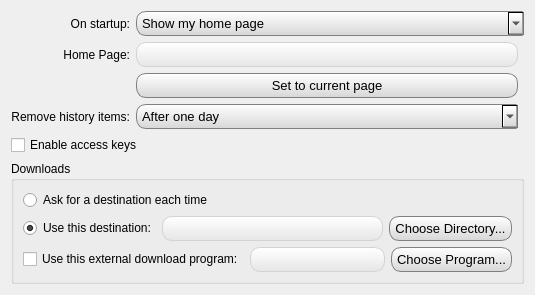
     <widget class="QWidget" name="tab_1">
      <attribute name="title">
       <string>General</string>
      </attribute>
      <layout class="QGridLayout" name="gridLayout_4">
       <item row="0" column="0">
        <widget class="QLabel" name="label_7">
         <property name="text">
          <string>On startup:</string>
         </property>
         <property name="alignment">
          <set>Qt::AlignRight|Qt::AlignTrailing|Qt::AlignVCenter</set>
         </property>
        </widget>
       </item>
       <item row="1" column="0">
        <widget class="QLabel" name="label_3">
         <property name="text">
          <string>Home Page:</string>
         </property>
         <property name="alignment">
          <set>Qt::AlignRight|Qt::AlignTrailing|Qt::AlignVCenter</set>
         </property>
        </widget>
       </item>
       <item row="1" column="1">
        <widget class="QLineEdit" name="homeLineEdit">
         <property name="layoutDirection">
          <enum>Qt::LeftToRight</enum>
         </property>
         <property name="styleSheet">
          <string notr="true">QLineEdit {
    border: 1px solid lightgrey;
    padding-left: 5px;
    padding-right: 5px;
    padding-top: 0px;
    padding-bottom: 0px;
    font-size: 13px;
    border-radius: 2px;
    border-top-left-radius: 10px;
    border-top-right-radius: 10px;
    border-bottom-left-radius: 10px;
    border-bottom-right-radius: 10px;
    min-width: 75px;
    min-height: 23px;
    background: qlineargradient(x1: 0, y1: 0, x2: 0, y2: 1,stop: 0 white, stop: 1.0 rgb(230, 230, 230));
}

QLineEdit:hover {
    background: qlineargradient(x1: 0, y1: 0, x2: 0, y2: 1,stop: 0 white, stop: 1.0 rgb(240, 240, 240));
}

QLineEdit:pressed { 
    background:white;
}</string>
         </property>
        </widget>
       </item>
       <item row="2" column="1">
        <widget class="QPushButton" name="setHomeToCurrentPageButton">
         <property name="styleSheet">
          <string notr="true">QPushButton {
    border: 1px solid grey;
    padding-left: 5px;
    padding-right: 5px;
    padding-top: 0px;
    padding-bottom: 0px;
    font-size: 13px;
    border-radius: 2px;
    border-top-left-radius: 10px;
    border-top-right-radius: 10px;
    border-bottom-left-radius: 10px;
    border-bottom-right-radius: 10px;
    min-width: 75px;
    min-height: 23px;
    background: qlineargradient(x1: 0, y1: 0, x2: 0, y2: 1,stop: 0 white, stop: 1.0 rgb(215, 215, 215));
}

QPushButton:hover {
                                background: qlineargradient(x1: 0, y1: 0, x2: 0, y2: 1,
                                                            stop: 0 white,
                                                            stop: 0.49 rgb(210, 210, 210),
                                                            stop: .5 rgb(200, 200, 200),
                                                            stop: 1.0 rgb(180, 180, 180));
}

QPushButton:pressed { 
    background: qlineargradient(x1: 0, y1: 0, x2: 0, y2: 1,stop: 0 rgb(155, 155, 155), stop: 1.0 rgb(215, 215, 215));
}</string>
         </property>
         <property name="text">
          <string>Set to current page</string>
         </property>
        </widget>
       </item>
       <item row="3" column="0">
        <widget class="QLabel" name="label_4">
         <property name="text">
          <string>Remove history items:</string>
         </property>
         <property name="alignment">
          <set>Qt::AlignRight|Qt::AlignTrailing|Qt::AlignVCenter</set>
         </property>
        </widget>
       </item>
       <item row="3" column="1">
        <widget class="QComboBox" name="expireHistory">
         <property name="styleSheet">
          <string notr="true">QComboBox {
    border: 1px solid grey;
    border-right: none;
    padding-left: 5px;
    padding-right: 5px;
    padding-top: 0px;
    padding-bottom: 0px;
    font-size: 13px;
    border-radius: 2px;
    border-top-left-radius: 10px;
    border-bottom-left-radius: 10px;
    min-width: 75px;
    min-height: 23px;
    background: qlineargradient(x1: 0, y1: 0, x2: 0, y2: 1,stop: 0 white, stop: 1.0 rgb(215, 215, 215));
}

QComboBox:hover {
                                background: qlineargradient(x1: 0, y1: 0, x2: 0, y2: 1,
                                                            stop: 0 white,
                                                            stop: 0.49 rgb(210, 210, 210),
                                                            stop: .5 rgb(200, 200, 200),
                                                            stop: 1.0 rgb(180, 180, 180));
}

QComboBox:pressed { 
    background: qlineargradient(x1: 0, y1: 0, x2: 0, y2: 1,stop: 0 rgb(155, 155, 155), stop: 1.0 rgb(215, 215, 215));
}</string>
         </property>
         <item>
          <property name="text">
           <string>After one day</string>
          </property>
         </item>
         <item>
          <property name="text">
           <string>After one week</string>
          </property>
         </item>
         <item>
          <property name="text">
           <string>After two weeks</string>
          </property>
         </item>
         <item>
          <property name="text">
           <string>After one month</string>
          </property>
         </item>
         <item>
          <property name="text">
           <string>After one year</string>
          </property>
         </item>
         <item>
          <property name="text">
           <string>Manually</string>
          </property>
         </item>
         <item>
          <property name="text">
           <string>On application exit</string>
          </property>
         </item>
        </widget>
       </item>
       <item row="4" column="0" colspan="3">
        <widget class="QCheckBox" name="enableAccessKeys">
         <property name="text">
          <string>Enable access keys</string>
         </property>
        </widget>
       </item>
       <item row="5" column="0" colspan="3">
        <widget class="QGroupBox" name="groupBox_2">
         <property name="title">
          <string>Downloads</string>
         </property>
         <layout class="QVBoxLayout" name="verticalLayout_2">
          <item>
           <widget class="QRadioButton" name="downloadAsk">
            <property name="text">
             <string>Ask for a destination each time</string>
            </property>
           </widget>
          </item>
          <item>
           <layout class="QHBoxLayout" name="horizontalLayout">
            <item>
             <widget class="QRadioButton" name="downloadDestination">
              <property name="text">
               <string>Use this destination:</string>
              </property>
              <property name="checked">
               <bool>true</bool>
              </property>
             </widget>
            </item>
            <item>
             <widget class="QLineEdit" name="downloadsLocation">
              <property name="layoutDirection">
               <enum>Qt::LeftToRight</enum>
              </property>
              <property name="styleSheet">
               <string notr="true">QLineEdit {
    border: 1px solid lightgrey;
    padding-left: 5px;
    padding-right: 5px;
    padding-top: 0px;
    padding-bottom: 0px;
    font-size: 13px;
    border-radius: 2px;
    border-top-left-radius: 10px;
    border-top-right-radius: 10px;
    border-bottom-left-radius: 10px;
    border-bottom-right-radius: 10px;
    min-width: 75px;
    min-height: 23px;
    background: qlineargradient(x1: 0, y1: 0, x2: 0, y2: 1,stop: 0 white, stop: 1.0 rgb(230, 230, 230));
}

QLineEdit:hover {
    background: qlineargradient(x1: 0, y1: 0, x2: 0, y2: 1,stop: 0 white, stop: 1.0 rgb(240, 240, 240));
}

QLineEdit:pressed { 
    background:white;
}</string>
              </property>
             </widget>
            </item>
            <item>
             <widget class="QPushButton" name="downloadDirectoryButton">
              <property name="styleSheet">
               <string notr="true">QPushButton {
    border: 1px solid grey;
    padding-left: 5px;
    padding-right: 5px;
    padding-top: 0px;
    padding-bottom: 0px;
    font-size: 13px;
    border-radius: 2px;
    border-top-left-radius: 10px;
    border-top-right-radius: 10px;
    border-bottom-left-radius: 10px;
    border-bottom-right-radius: 10px;
    min-width: 75px;
    min-height: 23px;
    background: qlineargradient(x1: 0, y1: 0, x2: 0, y2: 1,stop: 0 white, stop: 1.0 rgb(215, 215, 215));
}

QPushButton:hover {
                                background: qlineargradient(x1: 0, y1: 0, x2: 0, y2: 1,
                                                            stop: 0 white,
                                                            stop: 0.49 rgb(210, 210, 210),
                                                            stop: .5 rgb(200, 200, 200),
                                                            stop: 1.0 rgb(180, 180, 180));
}

QPushButton:pressed { 
    background: qlineargradient(x1: 0, y1: 0, x2: 0, y2: 1,stop: 0 rgb(155, 155, 155), stop: 1.0 rgb(215, 215, 215));
}</string>
              </property>
              <property name="text">
               <string>Choose Directory...</string>
              </property>
             </widget>
            </item>
           </layout>
          </item>
          <item>
           <layout class="QHBoxLayout" name="horizontalLayout_2">
            <item>
             <widget class="QCheckBox" name="externalDownloadButton">
              <property name="text">
               <string>Use this external download program:</string>
              </property>
             </widget>
            </item>
            <item>
             <widget class="QLineEdit" name="externalDownloadPath">
              <property name="styleSheet">
               <string notr="true">QLineEdit {
    border: 1px solid lightgrey;
    padding-left: 5px;
    padding-right: 5px;
    padding-top: 0px;
    padding-bottom: 0px;
    font-size: 13px;
    border-radius: 2px;
    border-top-left-radius: 10px;
    border-top-right-radius: 10px;
    border-bottom-left-radius: 10px;
    border-bottom-right-radius: 10px;
    min-width: 75px;
    min-height: 23px;
    background: qlineargradient(x1: 0, y1: 0, x2: 0, y2: 1,stop: 0 white, stop: 1.0 rgb(230, 230, 230));
}

QLineEdit:hover {
    background: qlineargradient(x1: 0, y1: 0, x2: 0, y2: 1,stop: 0 white, stop: 1.0 rgb(240, 240, 240));
}

QLineEdit:pressed { 
    background:white;
}</string>
              </property>
             </widget>
            </item>
            <item>
             <widget class="QPushButton" name="externalDownloadBrowse">
              <property name="styleSheet">
               <string notr="true">QPushButton {
    border: 1px solid grey;
    padding-left: 5px;
    padding-right: 5px;
    padding-top: 0px;
    padding-bottom: 0px;
    font-size: 13px;
    border-radius: 2px;
    border-top-left-radius: 10px;
    border-top-right-radius: 10px;
    border-bottom-left-radius: 10px;
    border-bottom-right-radius: 10px;
    min-width: 75px;
    min-height: 23px;
    background: qlineargradient(x1: 0, y1: 0, x2: 0, y2: 1,stop: 0 white, stop: 1.0 rgb(215, 215, 215));
}

QPushButton:hover {
                                background: qlineargradient(x1: 0, y1: 0, x2: 0, y2: 1,
                                                            stop: 0 white,
                                                            stop: 0.49 rgb(210, 210, 210),
                                                            stop: .5 rgb(200, 200, 200),
                                                            stop: 1.0 rgb(180, 180, 180));
}

QPushButton:pressed { 
    background: qlineargradient(x1: 0, y1: 0, x2: 0, y2: 1,stop: 0 rgb(155, 155, 155), stop: 1.0 rgb(215, 215, 215));
}</string>
              </property>
              <property name="text">
               <string>Choose Program...</string>
              </property>
             </widget>
            </item>
           </layout>
          </item>
         </layout>
        </widget>
       </item>
       <item row="0" column="1" colspan="2">
        <widget class="QComboBox" name="startupBehavior">
         <property name="styleSheet">
          <string notr="true">QComboBox {
    border: 1px solid grey;
    border-right: none;
    padding-left: 5px;
    padding-right: 5px;
    padding-top: 0px;
    padding-bottom: 0px;
    font-size: 13px;
    border-radius: 2px;
    border-top-left-radius: 10px;
    border-bottom-left-radius: 10px;
    min-width: 75px;
    min-height: 23px;
    background: qlineargradient(x1: 0, y1: 0, x2: 0, y2: 1,stop: 0 white, stop: 1.0 rgb(215, 215, 215));
}

QComboBox:hover {
                                background: qlineargradient(x1: 0, y1: 0, x2: 0, y2: 1,
                                                            stop: 0 white,
                                                            stop: 0.49 rgb(210, 210, 210),
                                                            stop: .5 rgb(200, 200, 200),
                                                            stop: 1.0 rgb(180, 180, 180));
}

QComboBox:pressed { 
    background: qlineargradient(x1: 0, y1: 0, x2: 0, y2: 1,stop: 0 rgb(155, 155, 155), stop: 1.0 rgb(215, 215, 215));
}</string>
         </property>
         <item>
          <property name="text">
           <string>Show my home page</string>
          </property>
         </item>
         <item>
          <property name="text">
           <string>Show a blank page</string>
          </property>
         </item>
         <item>
          <property name="text">
           <string>Restore windows and tabs from last time</string>
          </property>
         </item>
         <item>
          <property name="text">
           <string>QuickView</string>
          </property>
         </item>
        </widget>
       </item>
      </layout>
     </widget>
